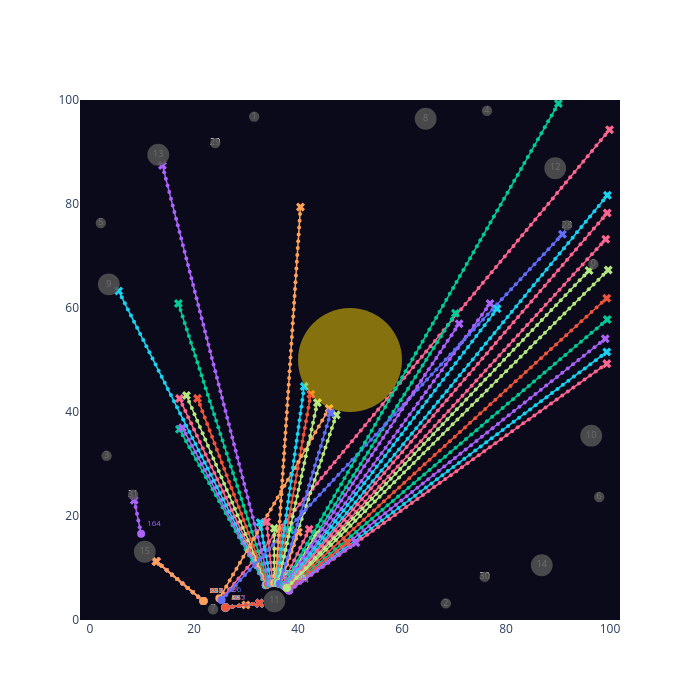

Write notebook code for a chart like this one.
### Code cell
import plotly.graph_objects as go

PLAYER_COLORS = ["#1f77b4", "#ff7f0e", "#2ca02c", "#d62728"]

fig = go.Figure()
fig.update_layout(
    width=700, height=700,
    xaxis=dict(range=[0, 100], showgrid=False, zeroline=False),
    yaxis=dict(range=[0, 100], showgrid=False, zeroline=False, scaleanchor="x"),
    # paper_bgcolor="#0a0a1a",
    plot_bgcolor="#0a0a1a",
    title=dict(text=f"Player {PLAYER} — episode {EPISODE_ID}", font_color="white"),
    showlegend=False,
)

shapes = []

# Sun
shapes.append(dict(type="circle", xref="x", yref="y",
                   x0=CENTER_X-10, y0=CENTER_Y-10,
                   x1=CENTER_X+10, y1=CENTER_Y+10,
                   fillcolor="gold", opacity=0.5, line_width=0))

# Non-moving planets
for p in planet_data:
    color = "#555555" if p["owner"] == -1 else PLAYER_COLORS[p["owner"] % len(PLAYER_COLORS)]
    r, x, y = p["radius"], p["x"], p["y"]

    # Planet body
    shapes.append(dict(type="circle", xref="x", yref="y",
                       x0=x-r, y0=y-r, x1=x+r, y1=y+r,
                       fillcolor=color, opacity=0.85, line_width=0))

    # Label
    fig.add_trace(go.Scatter(x=[x], y=[y], mode="text",
                             text=[str(p["id"])],
                             textfont=dict(size=9, color="white")))

fig.update_layout(shapes=shapes)

# Fleet trajectories
palette = go.layout.colorway if hasattr(go.layout, "colorway") else [
    "#636efa","#ef553b","#00cc96","#ab63fa","#ffa15a","#19d3f3","#ff6692","#b6e880",
]
for i, (fleet_id, positions) in enumerate(fleets.items()):
    xs, ys = zip(*positions)
    color = palette[i % len(palette)]
    fig.add_trace(go.Scatter(
        x=xs, y=ys, mode="lines+markers",
        line=dict(color=color, width=1.5),
        marker=dict(size=4, color=color),
        name=f"fleet {fleet_id}",
        hovertemplate=f"fleet {fleet_id}<br>x=%{{x:.1f}}, y=%{{y:.1f}}<extra></extra>",
    ))
    # Spawn marker
    fig.add_trace(go.Scatter(x=[xs[0]], y=[ys[0]], mode="markers+text",
                             marker=dict(symbol="circle", size=8, color=color),
                             text=[str(fleet_id)], textposition="top right",
                             textfont=dict(size=8, color=color)))
    # Last-seen marker
    fig.add_trace(go.Scatter(x=[xs[-1]], y=[ys[-1]], mode="markers",
                             marker=dict(symbol="x", size=8, color=color)))

fig.show()
